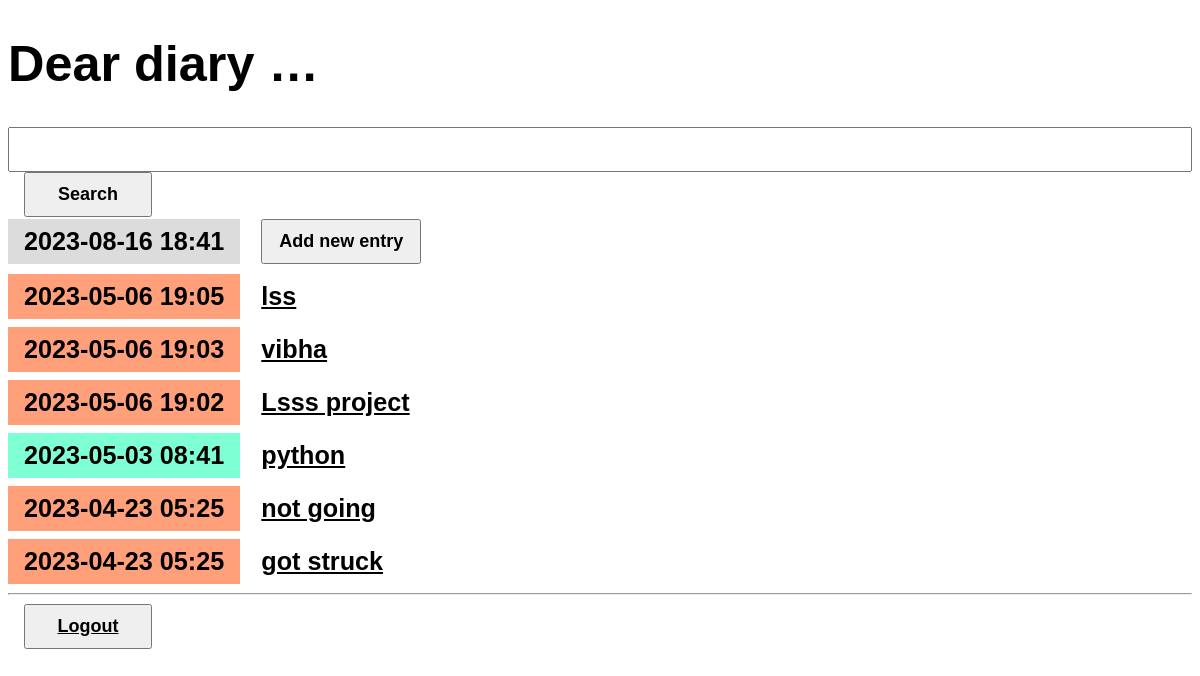
The page /main/ (signed in) on the database its author committed.
### entries/models.py (models this page shows, shortened)
class Entry(models.Model):
    title = models.CharField(max_length=200)
    content = models.TextField()
    date_created = models.DateTimeField(default=timezone.now)
    class Meta:
        verbose_name_plural = "Entries"

### entries/views.py (the view)
# urls.py: path("", views.EntryListView.as_view(), name="entry-list"),
class EntryListView(LockedView, ListView):
    model = Entry
    queryset = Entry.objects.all().order_by("-date_created")

### entries/templates/entries/entry_list.html (shortened to what this page needs)
{% extends "entries/base.html" %}
{% block content %}
    <form action="{% url 'searchbar' %}" method="get" class="d-flex">
        <input type ="text" aria-label="search" name="search" id="search">
        <button type="submit">Search</button>
    </form>
    <article>
        <h2 class="mark">{% now "Y-m-d H:i" %}</em></h2>
        <a href="{% url 'entry-create' %}"><button>Add new entry</button></a>
    </article>
    {% for entry in entry_list %}
        <article>
            <h2 class="{{ entry.date_created|date:'l' }}">
                {{ entry.date_created|date:'Y-m-d H:i' }}
            </h2>
            <h3>
                <a href="{% url 'entry-detail' entry.id %}">
                    {{ entry.title }}
                </a>
            </h3>
        </article>
    {% endfor %}
{% endblock %}

### entries/templates/entries/base.html (shortened to what this page needs)
{% load static %}
<!DOCTYPE html>
<html lang="en">
<head>
    <link rel="stylesheet" href="{% static 'css/diary.css' %}">
</head>
<body>
    <h1><a href="/">Dear diary …</a></h1>
    {% block content %}{% endblock %}
    <hr>
	<button type="submit"><a href ="/"> Logout</a></button>
</body>
</html>

### entries/static/css/diary.css (style rules this page uses)
* { box-sizing: border-box; }
body { font-family: sans-serif; font-size: 18px; }
a { color: inherit; }
h1 { font-size: 2.8em; }
h1 a { text-decoration: none; }
h2, h3 { font-size: 1.4em; margin: 0; display: inline-block; padding: 0.5rem 1rem; vertical-align: top; }
h2 { background-color: aquamarine; }
.mark { background-color: gainsboro; }
article { margin-bottom: 0.5rem; }
button, textarea, input { font-size: inherit; min-height: 2.5em; padding: 0 1rem; }
input[type="text"], textarea { width: 100%; }
button, input[type="submit"] { margin: 0 1rem 2px 1rem; cursor: pointer; font-weight: bold; min-width: 8rem; }
.Saturday, .Sunday { background-color: lightsalmon; }

### rows shown on the page
Entry: date_created "2023-05-06 19:05", title "lss"
Entry: date_created "2023-05-06 19:03", title "vibha"
Entry: date_created "2023-05-06 19:02", title "Lsss project"
Entry: date_created "2023-05-03 08:41", title "python"
Entry: date_created "2023-04-23 05:25", title "not going"
Entry: date_created "2023-04-23 05:25", title "got struck"
